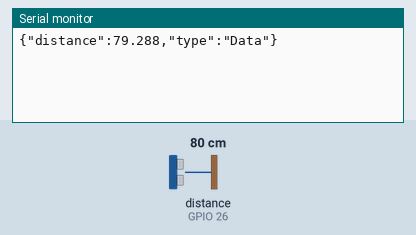
A sketch run on a simulated ESP32. Shown: the last lines printed to the serial monitor. Wiring (from diagram.json): ultrasonic range finder: trigger GPIO 25; echo GPIO 26. Inputs (shaded band) come from the test bench; at power-on: distance to the obstacle (sensor on GPIO 26) 80 cm. The echo pulse lasts 58.3 µs per cm; WiFi joins after 1.5 s; servers stay silent unless stated; random numbers use the default seed unless the sketch sets one; no MQTT or app messages arrive unless stated.

Above: at 2.7 s.
2.8 s: distance to the obstacle (sensor on GPIO 26) set to 2 cm
At 4.2 s:
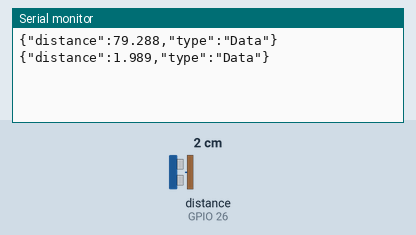
5.5 s: distance to the obstacle (sensor on GPIO 26) set to 4 cm
At 7.0 s:
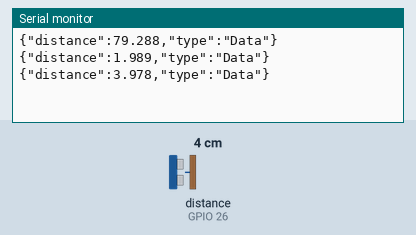
Timing chart, 0 to 8.5 s (numbered marks = the images above; inputs shaded):
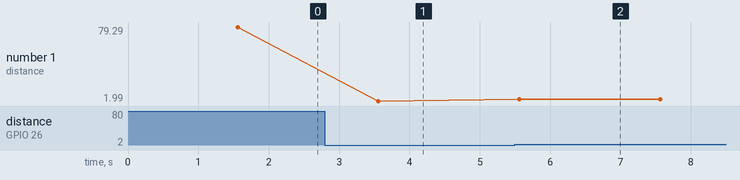

Measured:
- after the input at 2.8 s, the serial monitor: prints a new line after 0.76 s (image 1)
- after the input at 5.5 s, the serial monitor: prints a new line after 0.06 s (image 2)
- plotted number 1: 79.29 → 1.99 after the input at 2.8 s, 1.99 → 3.98 after the input at 5.5 s

The sketch:

sketch.ino
```cpp
#include <WiFi.h>
#include <PubSubClient.h>
#include <ArduinoJson.h>

/* ================= WIFI ================= */
const char* ssid = "Wokwi-GUEST";
const char* password = "";

/* ================= MQTT ================= */
const char* mqttServer = "broker.emqx.io";
const int mqttPort = 1883;
const char* topic = "23clc06/23127491-23127483-23127467/in";

WiFiClient espClient;
PubSubClient client(espClient);

/* ================= CHÂN ================= */
const int trig_pin  = 25;
const int echo_pin  = 26;

/* ================= HÀM ================= */
void setup_wifi();
void reconnect();

/* ===== ĐO KHOẢNG CÁCH ===== */
float getDistance() {
  digitalWrite(trig_pin, LOW);
  delayMicroseconds(10);

  digitalWrite(trig_pin, HIGH);
  delayMicroseconds(10);
  digitalWrite(trig_pin, LOW);

  long duration = pulseIn(echo_pin, HIGH, 30000);
  if (duration == 0) return -1;

  float distance = duration * 0.034 / 2.0;
  if (distance <= 0 || distance > 400) return -1;

  return distance;
}

void setup() {
  Serial.begin(115200);

  pinMode(trig_pin, OUTPUT);
  pinMode(echo_pin, INPUT);
  setup_wifi();
  client.setServer(mqttServer, mqttPort);
}

void loop() {
  if (!client.connected()) {
    reconnect();
  }
  client.loop();

  float distance = getDistance();
  // Gửi MQTT
  StaticJsonDocument<200> doc;
  doc["distance"] = distance;
  doc["type"]= "Data";

  char buffer[128];
  serializeJson(doc, buffer);
  client.publish(topic, buffer);

  Serial.println(buffer);
  delay(2000);
}

/* ===== WIFI ===== */
void setup_wifi() {
  WiFi.begin(ssid, password);
  while (WiFi.status() != WL_CONNECTED) {
    delay(500);
  }
}

/* ===== MQTT ===== */
void reconnect() {
  while (!client.connected()) {
    String clientId = "ESP32-";
    clientId += String(random(0xffff), HEX);
    if (client.connect(clientId.c_str())) {
      // connected
    } else {
      delay(5000);
    }
  }
}
```
